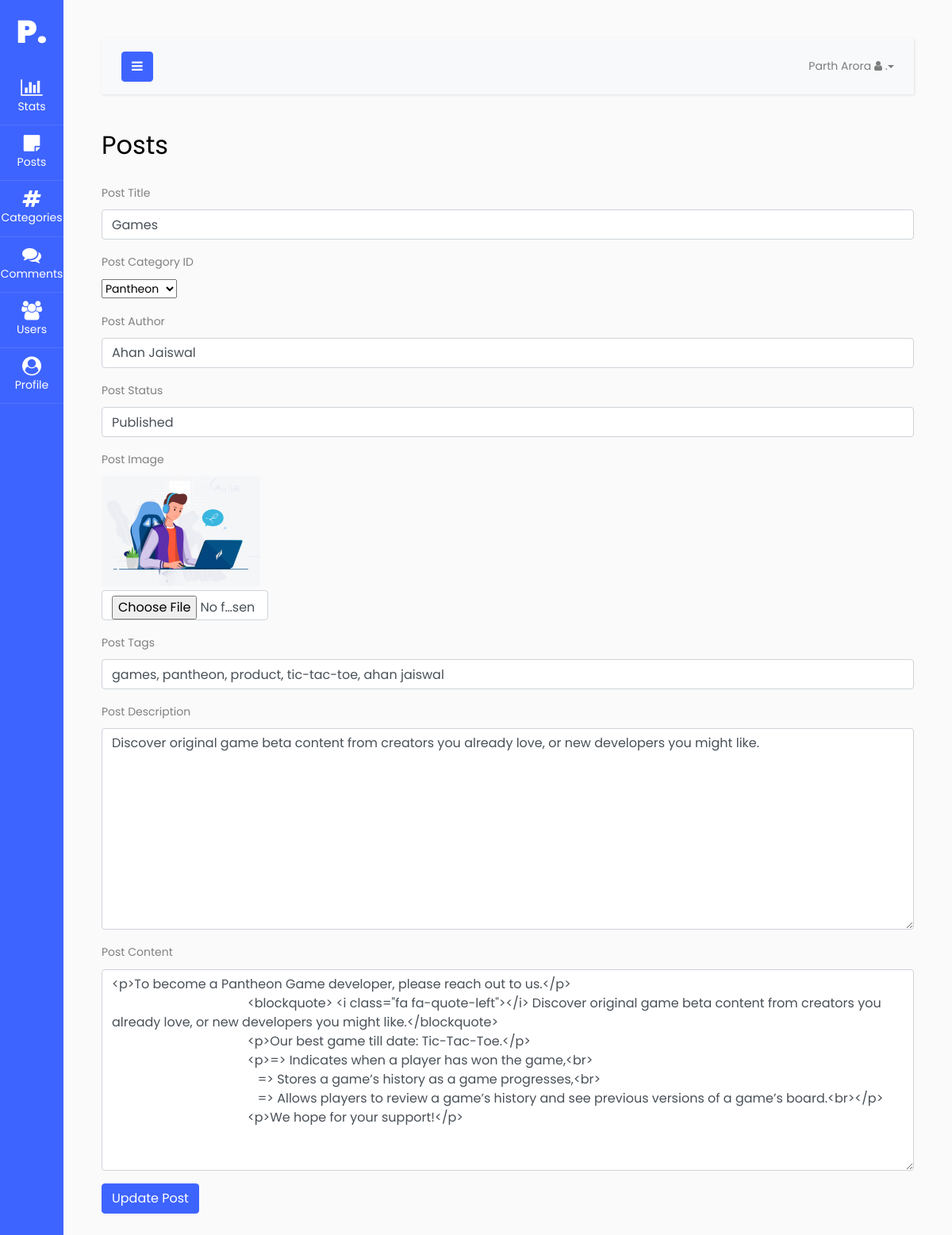
The page /admin/posts.php?source=update_posts&p_id=1 (signed in) on the database its author committed.
### tables this page shows
CREATE TABLE `posts` (
  `post_id` int(3) NOT NULL,
  `post_category_id` int(3) NOT NULL,
  `post_title` varchar(255) NOT NULL,
  `post_author` varchar(255) NOT NULL,
  `post_date` date NOT NULL,
  `post_image` text NOT NULL,
  `post_content` text NOT NULL,
  `post_tags` varchar(255) NOT NULL,
  `post_desc` text NOT NULL,
  `post_comment_count` int(11) NOT NULL,
  `post_status` varchar(255) NOT NULL DEFAULT 'draft'
);

### admin/root/update_posts.php (the view, shortened to what this page needs)
<?php
if(isset($_GET['p_id'])) {
    $update_id = $_GET['p_id'];
}
                            $query = "SELECT * FROM posts WHERE post_id = {$update_id}";
                            $select_posts = mysqli_query($connection,$query);
                            while($row = mysqli_fetch_assoc($select_posts)) {
                                $post_author = $row['post_author'];
                                $post_title = $row['post_title'];
                                $post_status = $row['post_status'];
                                $post_image = $row['post_image'];
                                $post_tags = $row['post_tags'];
                                $post_desc = $row['post_desc'];
                                $post_content = $row['post_content'];
                            }
?>
<form action="" method="post" enctype="multipart/form-data">
<div class="form-group">
    <label for="title">Post Title</label>
    <input type="text" value="<?php echo $post_title; ?>" class="form-control" name="title">
</div>
<div class="form-group">
    <label for="post_category">Post Category ID</label><br>
    <select name="post_category" id="">
    <?php
    $query = "SELECT * FROM categories";
    $show_categories = mysqli_query($connection, $query);
    while($row = mysqli_fetch_assoc($show_categories)) {
        $cat_id = $row['cat_id'];
        $cat_title = $row['cat_title'];
        echo "<option value='$cat_id'>$cat_title</option>";
    }
    ?>
    </select>
</div>
<div class="form-group">
    <label for="author">Post Author</label>
    <input type="text" value="<?php echo $post_author; ?>" class="form-control" name="author">
</div>
<div class="form-group">
    <label for="post_status">Post Status</label>
    <input type="text" value="<?php echo $post_status; ?>" class="form-control" name="post_status">
</div>
<div class="form-group">
    <label for="post_image">Post Image</label><br>
    <img width="200" src="../img/<?php echo $post_image; ?>" />
    <input style="margin-top:5px; width: 210px;" type="file" class="form-control" name="post_image">
</div>
<div class="form-group">
    <label for="tags">Post Tags</label>
    <input type="text" value="<?php echo $post_tags; ?>" class="form-control" name="tags">
</div>
<div class="form-group">
    <label for="post_desc">Post Description</label>
    <textarea class="form-control" name="post_desc" id="" cols="30" rows="10"><?php echo $post_desc; ?></textarea>
</div>
<div class="form-group">
    <label for="post_content">Post Content</label>
    <textarea class="form-control" name="post_content" id="" cols="30" rows="10"><?php echo $post_content; ?></textarea>
</div>
<div class="form-group">
    <input type="submit" class="btn btn-primary" class="form-control" name="update_post" value="Update Post">
</div>
</form>

### rows shown on the page
posts: title "Games", author "Ahan Jaiswal", post_status "Published", post_image (picture), tags "games, pantheon, product, tic-tac-toe, ahan jaiswal", post_desc "Discover original game beta content from creators you already love, or new developers you might like.", post_content "<p>To become a Pantheon Game developer, please reach out to us.</p> <blockquote> <i class=\"fa fa-quote-left\"></i> Discover original game beta content from creators you already love, or new developers you might like.</blockquote> <p>Our best game till date: Tic-Tac-Toe.</p> <p>=> Indicates when a player has won the game,<br> => Stores a game’s history as a game progresses,<br> => Allows players to review a game’s history and see previous versions of a game’s board.<br></p> <p>We hope for your support!</p>"

### other values the page prints
$_SESSION['user_fname'] "Parth"
$_SESSION['user_lname'] "Arora"
form field post_category "Pantheon"
